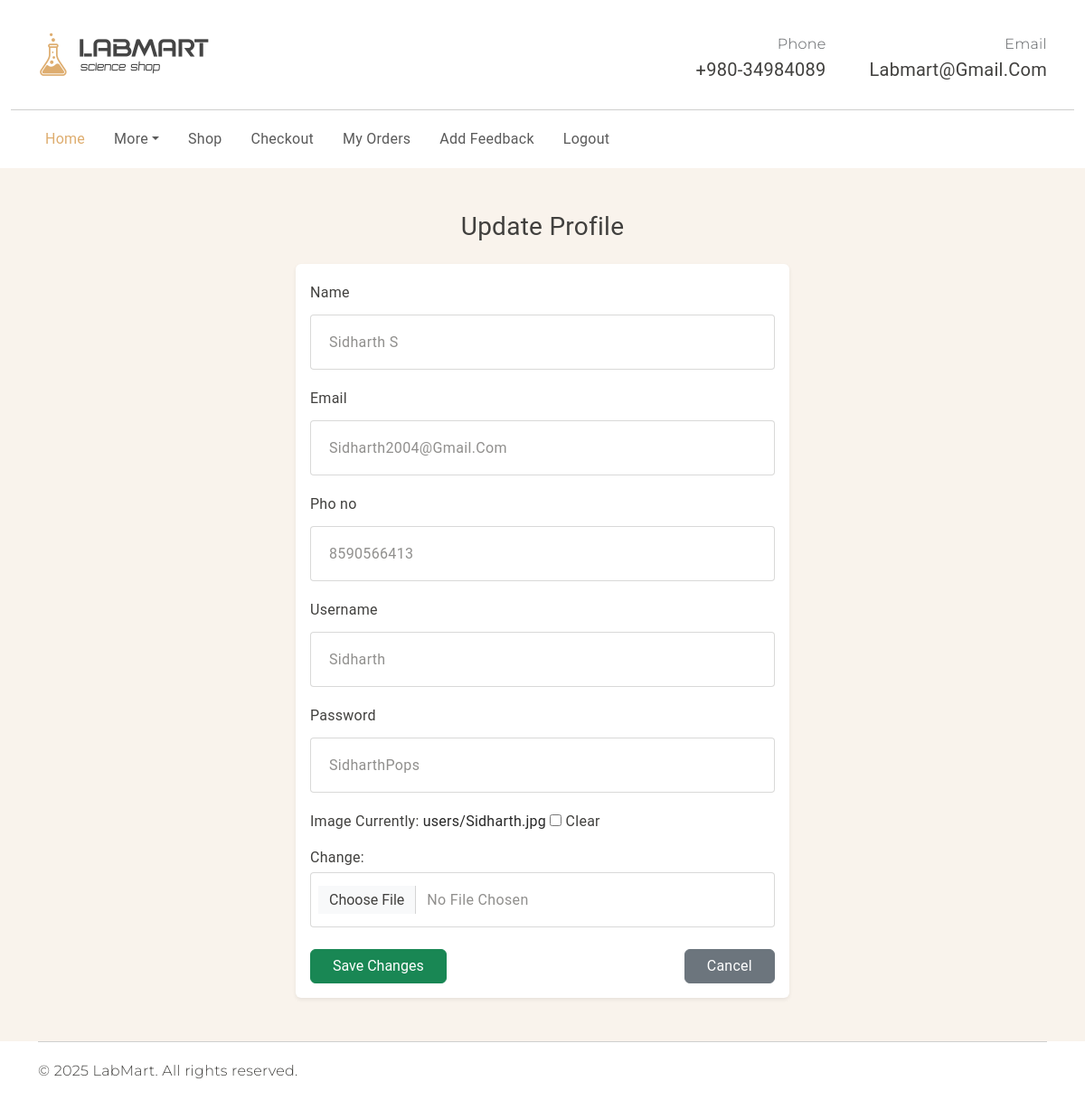
The page /updateprofile/5 on the database its author committed.
### app1/models.py (models this page shows, shortened)
class Person(models.Model):
    Name=models.CharField(max_length=20)
    email=models.EmailField()
    pho_no=models.IntegerField()
    username=models.TextField(max_length=20, unique=True)
    password=models.TextField(max_length=128)
    Image = models.ImageField(upload_to='users/', blank=True, null=True)

### app1/views.py (the view)
# urls.py: path('updateprofile/<int:id>',views.updateprofile, name='updateprofile'),
def updateprofile(request, id):
    person = get_object_or_404(Person, id=id)
    if request.method == 'POST':
        form = PersonForm(request.POST, request.FILES, instance=person)
        if form.is_valid():
            form.save()
            return redirect('userprofile')
    else:
        form = PersonForm(instance=person)
    return render(request, 'updateprofile.html', {'form': form})

### app1/form.py
class PersonForm(forms.ModelForm):
    class Meta:
        model = Person
        fields = ['Name', 'email', 'pho_no', 'username', 'password', 'Image']
        widgets = {
            'Name': forms.TextInput(attrs={'class': 'form-control'}),
            'email': forms.EmailInput(attrs={'class': 'form-control'}),
            'pho_no': forms.NumberInput(attrs={'class': 'form-control'}),
            'username': forms.TextInput(attrs={'class': 'form-control'}),
            'password': forms.TextInput(attrs={'class': 'form-control'}),
            'Image': forms.ClearableFileInput(attrs={'class': 'form-control'}),
        }

### template/updateprofile.html (shortened to what this page needs)
<!DOCTYPE html>
{% load static %}
<html lang="en">
<head>
<link rel="stylesheet" href="https://cdn.jsdelivr.net/npm/swiper@9/swiper-bundle.min.css" />
<link href="https://cdn.jsdelivr.net/npm/bootstrap@5.3.0-alpha3/dist/css/bootstrap.min.css" rel="stylesheet"
>
<link rel="stylesheet" type="text/css" href="{% static 'css/vendor.css' %}">
<link rel="stylesheet" type="text/css" href="{% static 'style.css' %}">
</head>
<body>
<header>
  <div class="container py-2">
    <div class="row py-4 align-items-center">
      <div class="col-sm-4 col-lg-3 text-center text-sm-start">
        <div class="main-logo">
            <img src="{% static 'images/logo.png' %}" alt="logo" class="img-fluid">
        </div>
      </div>
      <div class="col-sm-8 col-lg-9 d-flex justify-content-end gap-5 align-items-center mt-4 mt-sm-0">
        <div class="support-box text-end d-none d-xl-block">
          <span class="fs-6 secondary-font text-muted">Phone</span>
          <h5 class="mb-0">+980-34984089</h5>
        </div>
        <div class="support-box text-end d-none d-xl-block">
          <span class="fs-6 secondary-font text-muted">Email</span>
          <h5 class="mb-0">labmart@gmail.com</h5>
        </div>
      </div>
    </div>
  </div>
  <div class="container-fluid">
    <hr class="m-0">
  </div>
  <div class="container">
    <nav class="navbar navbar-expand-lg main-menu">
      <div class="offcanvas offcanvas-end" tabindex="-1" id="offcanvasNavbar" aria-labelledby="offcanvasNavbarLabel">
        <div class="offcanvas-body justify-content-between">
          <ul class="navbar-nav menu-list list-unstyled d-flex gap-md-3 mb-0">
            <li class="nav-item"><a href="{% url 'userhome' %}" class="nav-link active">Home</a></li>
            <li class="nav-item dropdown">
              <a class="nav-link dropdown-toggle" id="pages" role="button" data-bs-toggle="dropdown" aria-expanded="false">More</a>
            </li>
            <li class="nav-item"><a href="{% url 'shop' %}" class="nav-link">Shop</a></li>
            <li class="nav-item"><a href="{% url 'checkout' %}" class="nav-link">Checkout</a></li>
            <li class="nav-item"><a href="{% url 'myorders' %}" class="nav-link">My Orders</a></li>
            <li class="nav-item"><a href="{% url 'addfeedback' %}" class="nav-link">Add Feedback</a></li>
            <li class="nav-item"><a href="{% url 'logout' %}" class="nav-link">Logout</a></li>
          </ul>
          <div class="d-none d-lg-flex align-items-center">
            <ul class="d-flex justify-content-end list-unstyled m-0">
              <li><a href="{% url 'userprofile' %}" class="mx-3"><iconify-icon icon="healthicons:person" class="fs-4"></iconify-icon></a></li>
              <li><a href="{% url 'wishlist' %}" class="mx-3"><iconify-icon icon="mdi:heart" class="fs-4"></iconify-icon></a></li>
              <li><a href="{% url 'cart' %}" class="mx-3"><iconify-icon icon="mdi:cart" class="fs-4"></iconify-icon></a></li>
            </ul>
          </div>
        </div>
      </div>
    </nav>
  </div>
</header>
<section id="update-profile" class="min-vh-100" style="background:#F9F3EC;">
  <div class="container py-5">
    <h3 class="text-center mb-4">Update Profile</h3>
    <div class="row justify-content-center">
      <div class="col-md-6">
        <div class="card shadow-sm border-0 bg-white">
          <div class="card-body">
            <form method="post" enctype="multipart/form-data">
              {% for field in form %}
              <div class="mb-3">
                  <label class="form-label">{{ field.label }}</label>
                  {{ field }}
              </div>
                {% endfor %}
              <div class="d-flex justify-content-between mt-4">
                <button type="submit" class="btn btn-success px-4">Save Changes</button>
                <a href="{% url 'userprofile' %}" class="btn btn-secondary px-4">Cancel</a>
              </div>
            </form>
          </div>
        </div>
      </div>
    </div>
  </div>
</section>
  <div id="footer-bottom">
    <div class="container">
      <hr class="m-0">
      <div class="row mt-3">
        <div class="col-md-6 copyright">
          <p class="secondary-font">© 2025 LabMart. All rights reserved.</p>
        </div>
      </div>
    </div>
  </div>
</body>
</html>

### static/style.css (style rules this page uses)
:root { --header-height: 160px; --header-height-min: 80px; }
:root { --accent-color: #DEAD6F; --dark-color: #222222; --light-dark-color: #727272; --light-color: #fff; --grey-color: #dbdbdb; --light-grey-color: #fafafa; --primary-color: #6995B1; --light-primary-color: #eef1f3; }
:root { --body-font: 'Roboto', cursive; --heading-font: 'Roboto', cursive; --secondary-font: 'Montserrat', sans-serif; }
body { --bs-link-color: #333; --bs-link-hover-color: #333; --bs-link-color-rgb: 40, 40, 40; --bs-link-hover-color-rgb: 0, 0, 0; --bs-light-rgb: 248, 248, 248; --bs-font-sans-serif: 'Roboto', cursive; --bs-body-font-family: var(--bs-font-sans-serif); --bs-body-font-size: 1rem; --bs-body-font-weight: 400; --bs-body-line-height: 2; --bs-body-color: #41403E; --bs-primary: #DEAD6F; --bs-primary-rgb: 222, 173, 111; --bs-primary-bg-subtle: #FFF9EB; --bs-border-color: #F7F7F7; --bs-secondary-rgb: 230, 243, 251; --bs-success-rgb: 238, 245, 228; --bs-danger-rgb: 249, 235, 231; --bs-warning-rgb: 255, 249, 235; --bs-info-rgb: 230, 243, 250; }
body { letter-spacing: 0.01625rem; }
h1, h2, h3, h4, h5, h6 { font-family: var(--heading-font); color: var(--bs-body-color); font-weight: 400; text-transform: capitalize; }
a { text-decoration: none; }
.secondary-font { font-family: var(--secondary-font); font-weight: 300; }
.navbar-nav .nav-link.active, .navbar-nav .nav-link.show, .nav-link:focus, .nav-link:hover { color: var(--accent-color); }
.card { --bs-card-inner-border-radius: none; --bs-card-bg: transparent; background-color: transparent; border: none; }
.form-control { color: #908F8D; line-height: normal; letter-spacing: 0.02125rem; text-transform: capitalize; border-radius: 0.25rem; border: 1px solid rgba(65, 64, 62, 0.20); background: #FFF; display: flex; padding: 1.25rem 0rem 1.25rem 1.25rem; align-items: center; gap: 0.375rem; align-self: stretch; }

### rows shown on the page
Person: form "Sidharth S" "sidharth2004@gmail.com" "8590566413" "Sidharth" "SidharthPops"

### other values the page prints
{{ field.label }} "Name" "Email" "Pho no" "Username" "Password" "Image"
